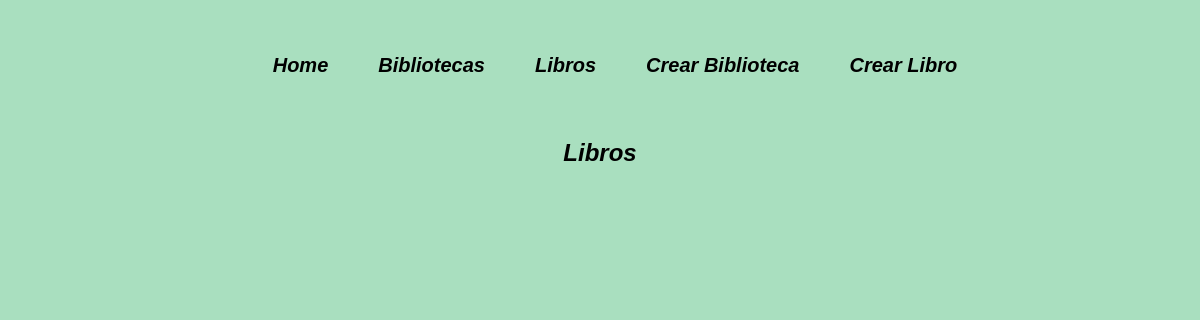
The app's page /libro/, older data.
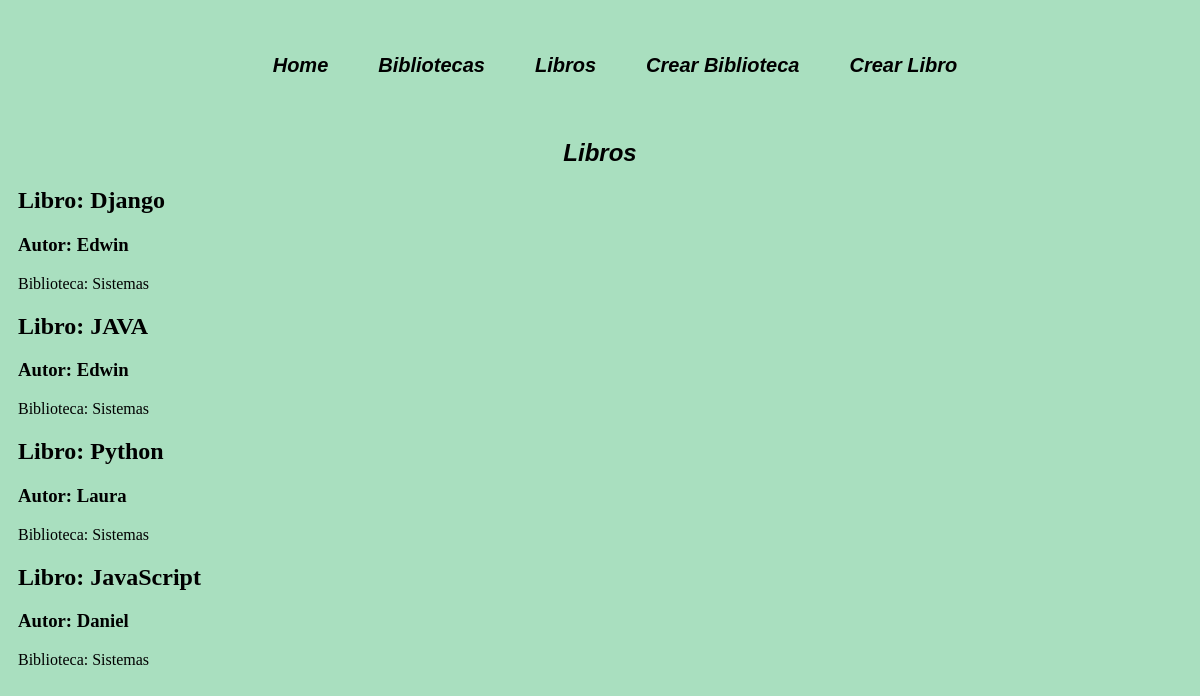
The same page, newer data.
### myapp/models.py (models this page shows, shortened)
class Libro( models.Model ):
    titulo = models.CharField(help_text='Ingrese el titulo del Libro', max_length=50)
    ISBN = models.CharField(max_length=13, help_text='Ingrese el ISBN del Libro')
    autor = models.CharField(help_text='Ingrese el nombre del autor', max_length=50)
    estado = models.CharField(help_text='Ingrese el estado del Libro', max_length=8)
    bibliotecas = models.ForeignKey(Biblioteca, on_delete=models.CASCADE)

class Biblioteca( models.Model ):
    nombre = models.CharField(help_text='Ingrese el nombre de la Biblioteca', max_length=50)
    ubicacion = models.CharField(help_text='Ingrese la ubicacion de la Biblioteca', max_length=50)
    def __str__( self ):
        return self.nombre

### myapp/views.py (the view)
# urls.py: path('libro/', views.libro, name='libro'),
def libro( request ):
    titulo = 'Libros'
    libro = Libro.objects.all()
    return render( request, 'libros/libro.html', {
        'titulo':titulo,
        'libro':libro,
    })

### myapp/templates/libros/libro.html
{% extends 'layouts/base.html' %}
{% block content %}
<h1>{{titulo}}</h1>
{% for libro in libro %}
    <article>
        <h2>Libro: {{ libro.titulo }}</h2>
        <h3>Autor: {{ libro.autor }}</h3>
        <p>Biblioteca: {{ libro.bibliotecas }}</p>
    </article>
{% endfor %}
{% endblock %}

### myapp/templates/layouts/base.html (shortened to what this page needs)
{% load static %}
<!DOCTYPE html>
<html lang="es">
<head>
    <link rel="stylesheet" href="{% static 'css/style.css' %}">
</head>
<body>
    <nav>
        <ul>
            <li>
                <a href="{% url 'home' %}">Home</a>
            </li>
            <li>
                <a href="{% url 'biblioteca' %}">Bibliotecas</a>
            </li>
            <li>
                <a href="{% url 'libro' %}">Libros</a>
            </li>
            <li>
                <a href="{% url 'crear_Biblioteca' %}">Crear Biblioteca</a>
            </li>
            <li>
                <a href="{% url 'crear_libro' %}">Crear Libro</a>
            </li>
        </ul>
    </nav>
    {% block content %}
    {% endblock %}
</body>
</html>

### myapp/static/css/style.css (style rules this page uses)
h1 { text-align: center; font-size:x-large; font-family:Verdana, Geneva, Tahoma, sans-serif; font-style:oblique; }
h2, h3, p { margin-left: 10px; }
body { background-color: #a9dfbf ; }
nav { display: flex; justify-content: center; align-content: center; font-style: oblique; }
nav ul { list-style: none; overflow: hidden; }
nav ul li { margin-left: 60px; float: left; font-family: Arial, Helvetica, sans-serif;; font-size: 20px; font-weight: bold; }
nav ul li a { margin-left: -70px; display: block; padding: 30px; color: black; text-decoration: none; }

Row changes from the older to the newer data that the page shows:
added Libro: titulo "Django", autor "Edwin", bibliotecas "Sistemas"
added Libro: titulo "JAVA", autor "Edwin", bibliotecas "Sistemas"
added Libro: titulo "Python", autor "Laura", bibliotecas "Sistemas"
added Libro: titulo "JavaScript", autor "Daniel", bibliotecas "Sistemas"
